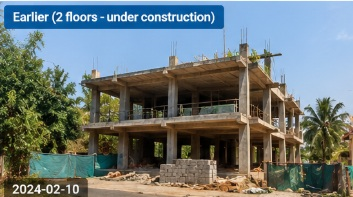
#> input picture change_images/a12ee32f44bc434aaa3cb12dae515aa9_earlier.jpg, 353 x 197 px
$ python -i image_quality.py   (imports and definitions only)   (older library calls are emulated)
#> lines starting #> are read from the running program, lines starting #| are printed output that depends on the picture; after the words box and inside, x2 and y2 are one past the last pixel; in counts of white or black regions, pixels touching at a corner belong together
"""Heuristic image-quality checks for SmartPanchayat image comparisons.

Image pixels alone cannot prove that haze, mist, fog, clouds, or shadows are
weather phenomena. The thresholds below are screening heuristics and should be
adjusted for the sensor and image type being used.
"""

from dataclasses import dataclass, field, fields
from io import BytesIO

import cv2
import numpy as np
from PIL import Image, UnidentifiedImageError


# Central configuration. Blur and contrast cutoffs are not universal sensor
# thresholds; they are conservative indicators for officer review.
QUALITY_THRESHOLDS = {
    "max_image_bytes": 10 * 1024 * 1024,
    "max_image_pixels": 20_000_000,
    "minimum_dimension_unsuitable": 16,
    "minimum_dimension_warning": 96,
    "blur_unsuitable": 2.0,
    "blur_warning": 25.0,
    "contrast_unsuitable": 2.0,
    "contrast_warning": 14.0,
    "blank_extreme_share": 0.985,
    "large_extreme_region_warning": 0.35,
    "dark_pixel_threshold": 35,
    "dark_pixel_share_warning": 0.65,
    "very_dark_mean": 25,
    "overexposed_mean": 238,
    "aspect_ratio_difference_unsuitable": 0.05,
    "resolution_ratio_warning": 2.0,
}


@dataclass
class ImageQualityReport:
    valid: bool
    status: str
    width: int | None = None
    height: int | None = None
    channels: int | None = None
    image_format: str | None = None
    blur_score: float | None = None
    contrast_std: float | None = None
    contrast_percentile_spread: float | None = None
    brightness_mean: float | None = None
    dark_pixel_percentage: float | None = None
    extreme_pixel_percentage: float | None = None
    cloud_assessment: str = "Unknown — no reliable cloud detector for uploaded images."
    warnings: list[str] = field(default_factory=list)
    recommendations: list[str] = field(default_factory=list)
    error: str | None = None
    # The decoded array is retained only during this app session; it is not
    # serialized to SQLite or included in as_dict().
    rgb: np.ndarray | None = field(default=None, repr=False, compare=False)

    def as_dict(self):
        return {item.name: getattr(self, item.name) for item in fields(self) if item.name != "rgb"}


@dataclass
class PairCompatibilityReport:
    status: str
    warnings: list[str] = field(default_factory=list)
    recommendations: list[str] = field(default_factory=list)
    aspect_ratio_difference: float | None = None
    dimension_scale_ratio: float | None = None
    reason: str | None = None

    def as_dict(self):
        return {item.name: getattr(self, item.name) for item in fields(self)}


def _status(warnings, unsuitable=False):
    if unsuitable:
        return "Unsuitable"
    return "Warning" if warnings else "Pass"


def assess_rgb_quality(
    rgb,
    *,
    image_format="Array",
    channels=None,
    valid_mask=None,
    cloud_assessment=None,
):
    """Assess an already-decoded RGB image (also used for geospatial AOIs)."""
#> called with image_format = 'Array'
    warnings = []
    recommendations = []
    try:
        array = np.asarray(rgb)
        if array.ndim != 3 or array.shape[2] < 3 or array.shape[0] < 2 or array.shape[1] < 2:
            raise ValueError("Image must have at least 2 by 2 pixels and three color channels.")
        height, width = array.shape[:2]
#> height = 197; width = 353
        if valid_mask is None:
            valid = np.ones((height, width), dtype=bool)
        else:
            valid = np.asarray(valid_mask, dtype=bool)
            if valid.shape != (height, width):
                raise ValueError("Valid-pixel mask does not match image dimensions.")
        if not np.any(valid):
            raise ValueError("Image contains no valid pixels.")
        if not np.isfinite(array[valid]).all():
            raise ValueError("Image contains non-finite values in pixels marked valid.")

        color = np.where(np.isfinite(array[:, :, :3]), array[:, :, :3], 0)
        if np.issubdtype(color.dtype, np.floating):
            low, high = np.percentile(color[valid], (1, 99))
            if 0 <= low and high <= 1.5:
                color8 = np.clip(color * 255, 0, 255).astype(np.uint8)
            else:
                color8 = np.clip(color, 0, 255).astype(np.uint8)
        else:
            color8 = np.clip(color, 0, 255).astype(np.uint8)
        gray = cv2.cvtColor(color8, cv2.COLOR_RGB2GRAY)
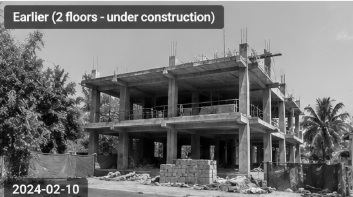
#> gray: shape (197, 353); min 0, max 252, mean 115.8
        valid_gray = gray[valid]
        p5, p95 = np.percentile(valid_gray, (5, 95))
#> p5 = 20; p95 = 198
        contrast_std = float(np.std(valid_gray))
#> contrast_std = 61.82
        contrast_spread = float(p95 - p5)
#> contrast_spread = 178
        brightness = float(np.mean(valid_gray))
#> brightness = 115.8

        # Laplacian variance is scale and sensor dependent. Resize for a
        # predictable calculation cost, while keeping its heuristic caveat.
        scale = min(1.0, 1024.0 / max(width, height))
#> scale = 1
        if scale < 1:
            sample = cv2.resize(
                gray, (max(16, round(width * scale)), max(16, round(height * scale))),
                interpolation=cv2.INTER_AREA,
            )
        else:
            sample = gray
        blur_score = float(cv2.Laplacian(sample, cv2.CV_64F).var())
#> blur_score = 3451.1

        dark_share = float(np.count_nonzero(valid_gray < QUALITY_THRESHOLDS["dark_pixel_threshold"]) / valid_gray.size)
#> dark_share = 0.107
        extreme = np.all((color8 <= 1) | (color8 >= 254), axis=2) & valid
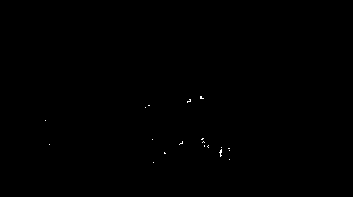
#> extreme: shape (197, 353) bool; 0.09% white in thin lines or dots, all inside (x1, y1, x2, y2) = (45, 96, 230, 163)
        extreme_share = float(np.count_nonzero(extreme) / valid.sum())
#> extreme_share = 0.000892
        low, high = QUALITY_THRESHOLDS["minimum_dimension_unsuitable"], QUALITY_THRESHOLDS["minimum_dimension_warning"]
        unsuitable = False

        if min(width, height) < low:
            warnings.append(f"Very small image ({width}×{height}); too few pixels for reliable screening.")
            unsuitable = True
            recommendations.append("Use a higher-resolution image with at least 16 pixels in each dimension.")
        elif min(width, height) < high:
            warnings.append(f"Small image ({width}×{height}); fine building details may not be resolved.")
            recommendations.append("Use a larger image where available.")

        if extreme_share >= QUALITY_THRESHOLDS["blank_extreme_share"] and contrast_std < 2.0:
            warnings.append("Image is almost entirely blank or uniformly black/white; it may be missing, overexposed, or empty.")
            unsuitable = True
            recommendations.append("Check that the source file contains the intended scene and valid pixel coverage.")
        elif extreme_share >= QUALITY_THRESHOLDS["large_extreme_region_warning"]:
            warnings.append(f"A large share of pixels ({extreme_share * 100:.1f}%) is near black or white; blank/no-data borders or exposure problems may be present.")
            recommendations.append("Inspect the image for no-data areas, blank borders, and clipped exposure.")

        if blur_score < QUALITY_THRESHOLDS["blur_unsuitable"] and min(width, height) >= high:
            warnings.append(f"Very low Laplacian variance ({blur_score:.1f}) indicates severe blur or little image detail.")
            unsuitable = True
            recommendations.append("Use a sharper image; blur score is a heuristic, not a universal sensor threshold.")
        elif blur_score < QUALITY_THRESHOLDS["blur_warning"]:
            warnings.append(f"Low Laplacian variance ({blur_score:.1f}) may indicate blur or a low-texture scene.")
            recommendations.append("Inspect edges and building detail; this blur metric is sensor and scene dependent.")

        if contrast_std < QUALITY_THRESHOLDS["contrast_warning"] or contrast_spread < 20:
            warnings.append("Low contrast may be caused by haze, mist, fog, poor exposure, or sensor differences; pixels cannot confirm the cause.")
            recommendations.append("Prefer a clear image with more contrast and similar capture conditions.")

        if brightness < QUALITY_THRESHOLDS["very_dark_mean"]:
            warnings.append(f"Image is very dark (mean brightness {brightness:.1f}/255); shadow or underexposure may obscure details.")
            recommendations.append("Use an image with better illumination if available; dark areas are not classified as clouds or buildings.")
        elif brightness > QUALITY_THRESHOLDS["overexposed_mean"]:
            warnings.append(f"Image is very bright (mean brightness {brightness:.1f}/255); overexposure may hide detail.")
            recommendations.append("Use an image without clipped highlights if available.")
        if dark_share >= QUALITY_THRESHOLDS["dark_pixel_share_warning"]:
            warnings.append(f"Many pixels ({dark_share * 100:.1f}%) are dark; shadows or uneven illumination may affect comparison.")
            recommendations.append("Review dark regions manually; this is not a cloud-shadow detector.")

        cloud_status = cloud_assessment or "Unknown — no reliable cloud detector for this image."
        return ImageQualityReport(
            valid=True,
            status=_status(warnings, unsuitable),
            width=width,
            height=height,
            channels=channels or int(array.shape[2]),
            image_format=image_format,
            blur_score=blur_score,
            contrast_std=contrast_std,
            contrast_percentile_spread=contrast_spread,
            brightness_mean=brightness,
            dark_pixel_percentage=dark_share * 100,
            extreme_pixel_percentage=extreme_share * 100,
            cloud_assessment=cloud_status,
            warnings=warnings,
            recommendations=recommendations,
            rgb=color8,
        )
    except (ValueError, TypeError, cv2.error) as error:
        return ImageQualityReport(
            valid=False,
            status="Unsuitable",
            cloud_assessment=cloud_assessment or "Unknown — no reliable cloud detector for this image.",
            warnings=[str(error)],
            recommendations=["Choose a valid, readable image with non-empty pixel data."],
            error=str(error),
        )


# [68 lines left out: functions assess_image_quality, assess_pair_compatibility, not called in this run]

>>> import cv2
>>> picture = cv2.cvtColor(cv2.imread('change_images/a12ee32f44bc434aaa3cb12dae515aa9_earlier.jpg'), cv2.COLOR_BGR2RGB)
>>> result = assess_rgb_quality(picture)

$ run again, on change_images/a12ee32f44bc434aaa3cb12dae515aa9_newer.jpg
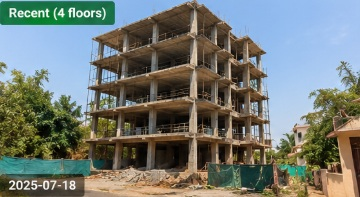
#> input picture change_images/a12ee32f44bc434aaa3cb12dae515aa9_newer.jpg, 360 x 197 px
#> in assess_rgb_quality, `gray = cv2.cvtColor(color8, cv2.COLOR_RGB2GRAY)`:
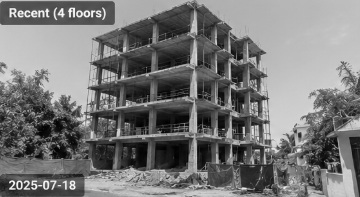
#> gray: shape (197, 360); min 0, max 253, mean 119.2
#> p5 = 24; p95 = 201
#> contrast_std = 61.39
#> contrast_spread = 177
#> brightness = 119.2
#> blur_score = 3193.7
#> dark_share = 0.0886
#> extreme: shape (197, 360) bool; 0.01% white in thin lines or dots, all inside (x1, y1, x2, y2) = (42, 121, 178, 131)
#> extreme_share = 9.87e-05
